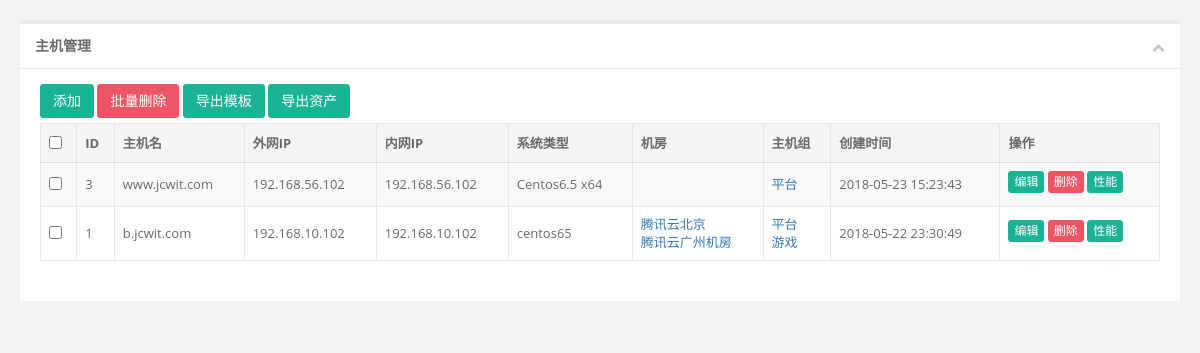
Page /asset/asset_list (signed in) on the committed database.
### asset/models.py (models this page shows, shortened)
class Assets(models.Model):
    hostname = models.CharField(max_length=32,unique=True,verbose_name=u'主机名',)
    wip = models.GenericIPAddressField(unique=True,verbose_name=u'外网IP')
    lip = models.GenericIPAddressField(unique=True,verbose_name=u'内网IP')
    system_type = models.CharField(max_length=64,blank=True,null=True,verbose_name=u'系统类型')
    ssh_port = models.IntegerField(default=22,verbose_name='ssh端口')
    cpu = models.CharField(max_length=64,blank=True,null=True,verbose_name=u'CPU')
    memory = models.CharField(max_length=64,blank=True,null=True,verbose_name=u'内存')
    disk = models.CharField(max_length=64,blank=True,null=True,verbose_name=u'硬盘')
    instance_id = models.CharField(max_length=64,null=True,blank=True,verbose_name=u'实例ID')
    buy_time = models.DateTimeField(verbose_name='购买时间', null=True, blank=True)
    expire_time = models.DateTimeField(verbose_name='到期时间', null=True, blank=True)
    online_choices = (
        (0,'上线'),
        (1,'下线'),
    )
    user = models.ForeignKey('HostUsers',verbose_name=u'系统用户')
    online_status = models.SmallIntegerField(choices=online_choices,verbose_name=u'状态')
    serverid = models.IntegerField(blank=True, null=True,verbose_name=u'ServerID')
    gameid = models.IntegerField(blank=True, null=True,verbose_name=u'GameID')
    ctime = models.DateTimeField(auto_now_add=True,verbose_name=u'创建时间')
    utime= models.DateTimeField(auto_now=True,verbose_name=u'修改时间')
    memo = models.CharField(max_length=256,blank=True,null=True,verbose_name=u'备注')
    class Meta:
        db_table = 'assets'
        verbose_name_plural = u'资产'
        verbose_name = u'资产'
        permissions = {
            ("can_add_asset", ("可以添加资产")),
            ("can_change_asset", ("可以修改资产")),
            ("can_delete_asset", ("可以删除资产")),
            ("can_connect_asset", ("可以连接终端")),
            ("can_kill_asset", ("可以关闭终端")),
            ("can_monitor_asset", ("可以监控终端")),
            ("can_view_asset", ("可以查看资产")),
        }

class HostGroup(models.Model):
    name = models.CharField(max_length=32,unique=True,verbose_name=u'组名')
    servers = models.ManyToManyField('Assets')
    ctime = models.DateTimeField(auto_now_add=True)
    utime = models.DateTimeField(auto_now=True)
    class Meta:
        db_table = 'hostgroups'
        verbose_name = u'主机组'
        verbose_name_plural = u'主机组'
        permissions = (
            ("can_add_hostgroup", ("可以添加主机组")),
            ("can_change_hostgroup", ("可以修改主机组信息")),
            ("can_delete_hostrgroup", ("可以删除主机组")),
            ("can_view_hostgroup", ("可以查看主机组")),
        )

class IDC(models.Model):
    name = models.CharField(max_length=32,unique=True,verbose_name=u'机房名')
    servers = models.ManyToManyField('Assets')
    ctime = models.DateTimeField(auto_now_add=True)
    utime = models.DateTimeField(auto_now=True)
    class Meta:
        db_table = 'idc'
        verbose_name = u'机房'
        verbose_name_plural = u'机房'
        permissions ={
            ("can_add_idc", ("可以添加机房")),
            ("can_change_idc", ("可以修改机房信息")),
            ("can_delete_idc", ("可以删除机房")),
            ("can_view_idc", ("可以查看机房信息")),
        }

### asset/views.py (the view)
class AssetList(LoginRequiredMixin,PermissionRequiredMixin,ListView):
    template_name = 'asset/host.html'
    model = models.Assets
    context_object_name =  "asset_list"
    queryset = models.Assets.objects.all()
    ordering = ('-id'),
    permission_required = 'asset.can_view_asset'
    raise_exception = True

### templates/asset/host.html (shortened to what this page needs)
<!DOCTYPE html>
<html>
<head>
    <link href="/static/css/bootstrap.min.css?v=3.3.6" rel="stylesheet">
    <link href="/static/css/font-awesome.css?v=4.4.0" rel="stylesheet">
        <link rel="stylesheet" href="/static/plugins/sweetalert/sweetalert.css">
    <link href="/static/plugins/dataTables/dataTables.bootstrap.css" rel="stylesheet">
    <link href="/static/css/animate.css" rel="stylesheet">
    <link href="/static/css/style.css?v=4.1.0" rel="stylesheet">
</head>
<body class="gray-bg">
    <div class="wrapper wrapper-content animated fadeInRight">
        <div class="row">
            <div class="col-sm-12">
                <div class="ibox float-e-margins">
                    <div class="ibox-title">
                        <h5>主机管理</h5>
                        <div class="ibox-tools">
                            <a class="collapse-link">
                                <i class="fa fa-chevron-up"></i>
                            </a>
                        </div>
                    </div>
                    <div class="ibox-content">
                        <div>
                            <a  href="{% url 'asset_add' %}" class="btn btn-primary">添加</a>
                            <a class="btn btn-danger  asset_all_del">批量删除</a>
                            <a href="/static/download/assets.csv" class="btn btn-primary">导出模板</a>
                            <a href="{%  url 'export' %}" class="btn btn-primary">导出资产</a></div>
                        <table class="table table-striped table-bordered table-hover dataTables-host">
                            <thead>
                                <tr>
                                    <th><input type="checkbox"></th>
                                    <th>ID</th>
                                    <th>主机名</th>
                                    <th>外网IP</th>
                                    <th>内网IP</th>
                                    <th>系统类型</th>
                                    <th>机房</th>
                                    <th>主机组</th>
                                    <th>创建时间</th>
                                    <th>操作</th>
                                </tr>
                            </thead>
                            <tbody>
                              {%  for asset in asset_list %}
                                <tr class="gradeX" id="{{ asset.id }}">
                                    <td><input type="checkbox"></td>
                                    <td>{{ asset.id }}</td>
                                    <td>{{ asset.hostname }}</td>
                                    <td>{{ asset.wip }}</td>
                                    <td>{{ asset.lip }}</td>
                                    <td>{{ asset.system_type }}</td>
                                    <td>{% for i in asset.idc_set.all %}<a href="{%  url 'idc_asset' i.id  %}" id="{{ i.id}}">{{i.name }}<br></a>{% endfor %}</td>
                                    <td>{%  for g  in asset.hostgroup_set.all %}<a href="{%  url 'group_asset' g.id  %}" id="{{ g.id}}">{{g.name }}<br></a>{% endfor %}</td>
                                    <td>{{ asset.ctime}}</td>
                                    <td><a class="btn btn-primary  btn-xs "
                                                   href="{% url 'asset_edit'  asset.id %}">编辑</a>
                                                <a class="btn btn-danger  btn-xs  asset_del" data-toggle="modal"
                                                   data-target="#myModal1" id="{{  asset.id }}">删除
                                                </a>
                                                <a class="btn btn-primary  btn-xs "
                                                   href="#">性能</a>
                                                </td>
                                </tr>
                            {% endfor %}
                            </tbody>
                        </table>
                    </div>
                </div>
            </div>
        </div>
    </div>
</body>
</html>

### rows in the picture
Assets: id "3", hostname "www.jcwit.com", wip "192.168.56.102", lip "192.168.56.102", system_type "Centos6.5 x64", ctime "2018-05-23 15:23:43"
HostGroup: name "平台"
Assets: id "1", hostname "b.jcwit.com", wip "192.168.10.102", lip "192.168.10.102", system_type "centos65", ctime "2018-05-22 23:30:49"
IDC: name "腾讯云北京"
IDC: name "腾讯云广州机房"
HostGroup: name "游戏"
